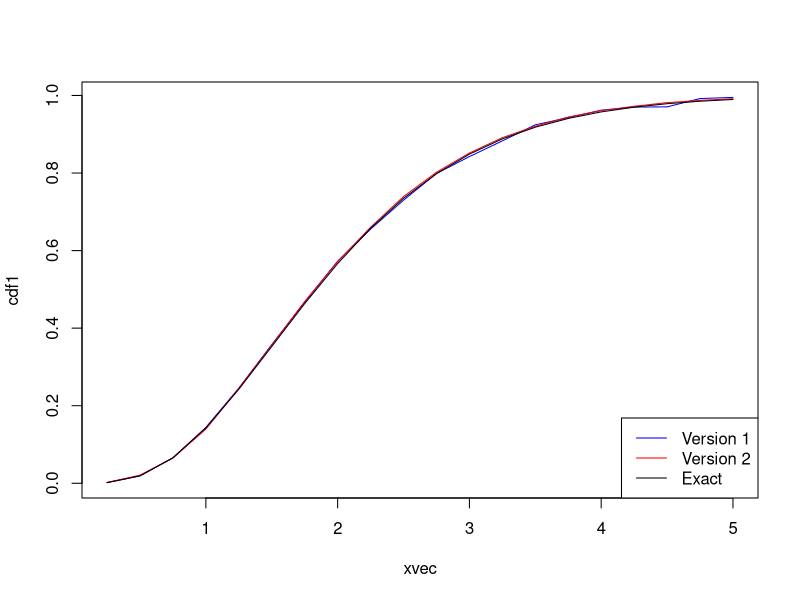
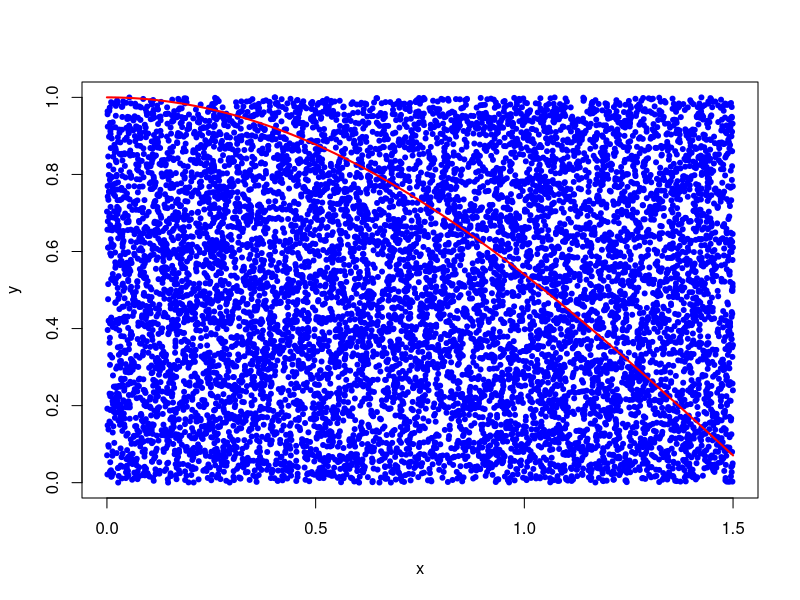
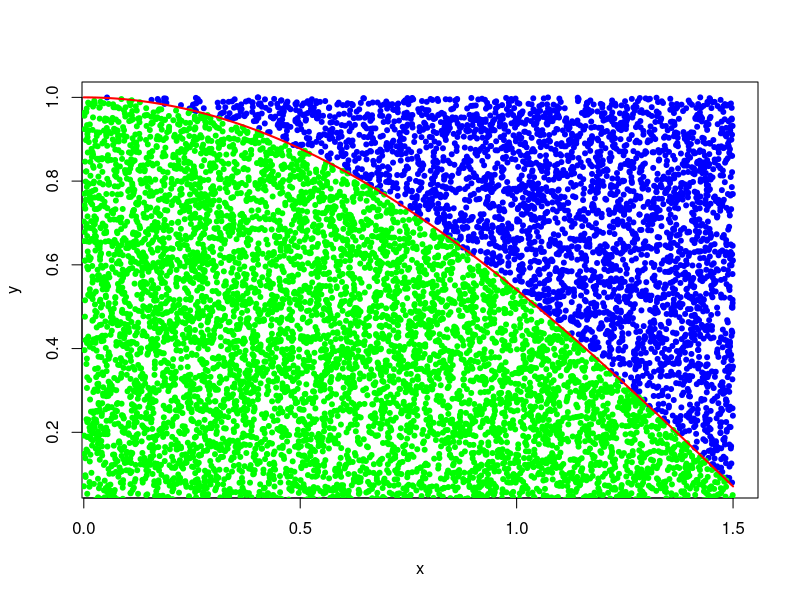
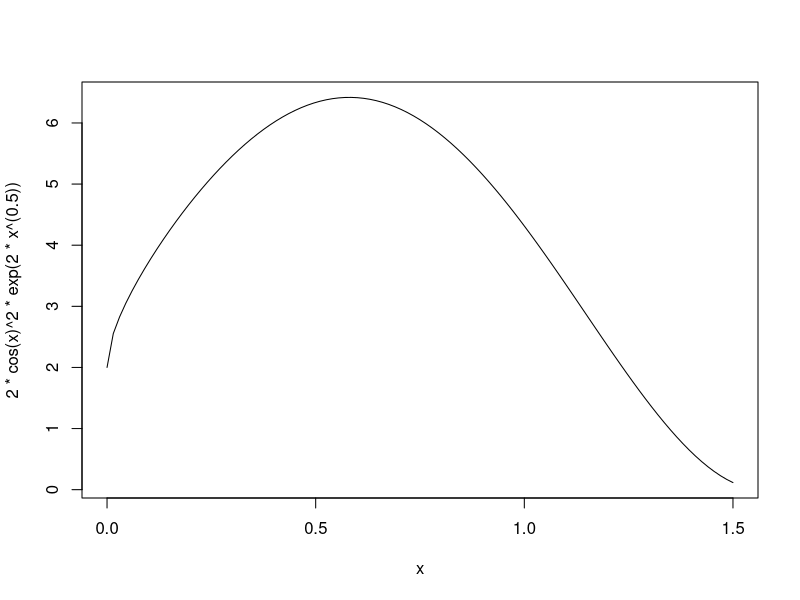

Write the R code that produced these figures, in order.
# clear all variables
rm(list=ls())

##### Examples on Monte Carlo integration    ######


### Integrate cos(x) from 0 to 1

x <- runif(100000)

mean(cos(x))

# Exact: 
sin(1)


### Integrate cos(x) from a to b

cosint <- function(Nsim=10000,a,b){
  x <- runif(Nsim,a,b)
  intres <- (b-a)*mean(cos(x))
  print(paste("Integrating cos(x) from ",a,"to ",b,"."))
  print(paste("Approximate results based on", Nsim,"simulations:",round(intres,digits=6)))
  print(paste("Exact result", round(sin(b)-sin(a),digits=6)))
}

cosint(a=0,b=1)
cosint(a=0,b=2)
cosint(a=pi,b=2*pi)
cosint(a=10,b=11)


### Find the cdf of gamma(4,0.5)-distribution

# Version 1
approxpg1 <- function(xvec,Nsim=10000){
  cdf <- numeric(length(xvec)) 
  for(i in 1:length(xvec)){
    u <- runif(Nsim,0,xvec[i])
    cdf[i] <- xvec[i]*mean((8/3)*u^3*exp(-2*u))
  }
  cdf  
}
  

# Version 2
approxpg2 <- function(xvec,Nsim=10000){
  cdf <- numeric(length(xvec)) 
  u <- rgamma(Nsim,shape=4,scale=0.5)
  for(i in 1:length(xvec))
    cdf[i] <- mean(u<xvec[i])
  cdf  
}

# Test out the two versions
xvec <- seq(0.25,5,by=0.25)
cdf1 <- approxpg1(xvec)
cdf2 <- approxpg2(xvec)
exact <- pgamma(xvec,shape=4,scale=0.5)
round(rbind(xvec,cdf1,cdf2,exact),3)

plot(xvec,cdf1,type="l", col="blue")
lines(xvec,cdf2,col="red")
lines(xvec,exact)
legend("bottomright",c("Version 1","Version 2", "Exact"), 
       col=c("blue","red","black"),lty=1)


### Integrate x^5exp(-3x) from 0 to infinity
x <- rexp(10000,rate=3)
mean(x^5)/3


### Integrate function of three variables from lecture notes
n <- 100000
x <- runif(n,-1,1)
y <- runif(n,2,3)
z <- runif(n,0,1)
int <- 2*1*1*mean(x*y+y*z)
int




### Integrate cos(x) from 0 to 1.5 with hit and miss

n <- 10000
y <- runif(n,0,1)
x <- runif(n,0,1.5)
z <- y <= cos(x) # hit or miss
1.5*mean(z)
# Exact
sin(1.5)


# Illustration of the above hit and miss approach
plot(x, y, col='blue', pch=20, xlab="x", ylab="y")
curve(cos(x), 0,1.5, n=100, col='red', lwd=2,add=TRUE)

plot(x[!z], y[!z], col='blue', pch=20, xlab="x", ylab="y") # those above cos(x)
points(x[z], y[z], col='green', pch=20)  # those below cos(x)
curve(cos(x), 0,1.5, n=100, col='red', lwd=2,add=TRUE)
# Estimate
1.5*mean(z)
# Exact
sin(1.5)



### Integrate cos(x) from 0 to 1.5 
### Compare SD with crude MC versus hit or miss

a <- 0
b <- 1.5
Nsim <- 10000

# Crude MC
x <- runif(Nsim,a,b)
intcMC <- (b-a)*mean(cos(x))
sdg <- sd(cos(x))
sdcMC <- sdg*(b-a)/sqrt(Nsim) 

# Hit or miss
c <- 1
y <- runif(Nsim,0,c)
x <- runif(Nsim,a,b)
z <- y <= cos(x) # hit or miss
intHM <- c*(b-a)*mean(z) # hit or miss estimate
phat <- mean(z) # estimated proportion of hit
sdHM <- c*(b-a)*sqrt(phat*(1-phat))/sqrt(Nsim)

# Exact
sin(1.5)

type <- c("Crude MC","Hit or miss","Exact")
int <- round(c(intcMC,intHM,sin(b)-sin(a)),4)
sd <- round(c(sdcMC,sdHM,0),4)
rbind(type,int,sd)



### Estimate SD of the estimators by repeating the estimation many times
c <- 1
nrep <- 200
intcMCvec <- numeric(nrep)
intHMvec <- numeric(nrep)
for(i in 1:nrep){
  x <- runif(Nsim,a,b)
  intcMCvec[i] <- (b-a)*mean(cos(x)) # crude MC result
  y <- runif(Nsim,0,c)
  z <- y <= cos(x) # hit or miss
  intHMvec[i] <- c*(b-a)*mean(z) # hit or miss result
}
# Estimated standard deviations
sd(intcMCvec)
sd(intHMvec)

# Checking the mean
mean(intcMCvec)
mean(intHMvec)



# To find c in hit or miss when it is not easy to calculate the max of the function: 
# Plot the function using the curve function in R. Pick a c a bit above the max
# point seen in the plot.
curve(2*cos(x)^2*exp(2*x^(0.5)),0,1.5)

      
